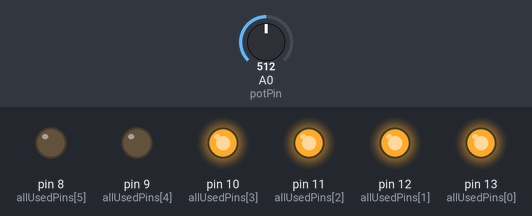
A sketch run on a simulated Arduino Uno, built with avr-gcc and run on an emulated ATmega328P. On the bench: output pins drawn as LEDs (lit = HIGH). The inputs (shaded band) are chosen by the test bench; at power-on: A0 (potPin) = 512.

Above: at 1.2 s.
1.3 s: A0 (potPin) set to 574
2.8 s: A0 (potPin) set to 596
At 3.4 s:
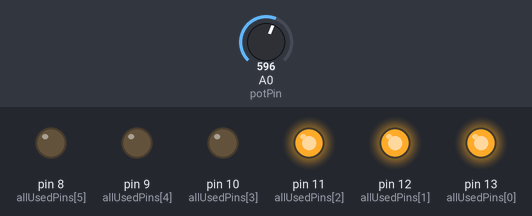
4.3 s: A0 (potPin) set to 306
At 4.8 s:
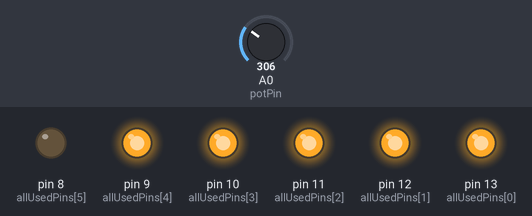
5.8 s: A0 (potPin) set to 284
At 6.1 s:
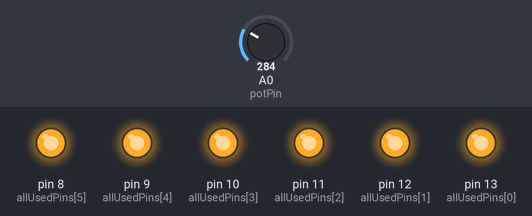
7.3 s: A0 (potPin) set to 900
At 8.5 s:
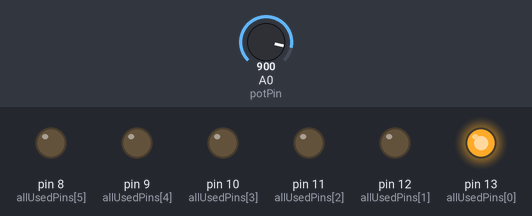
8.8 s: A0 (potPin) set to 887
10.3 s: A0 (potPin) set to 865
At 11.4 s:
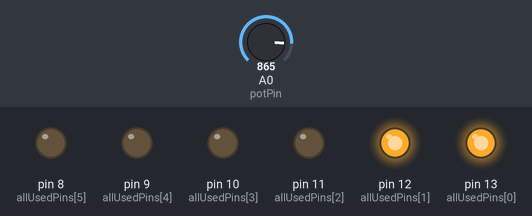
Timing chart, 0 to 12.8 s (numbered marks = the images above; inputs shaded):
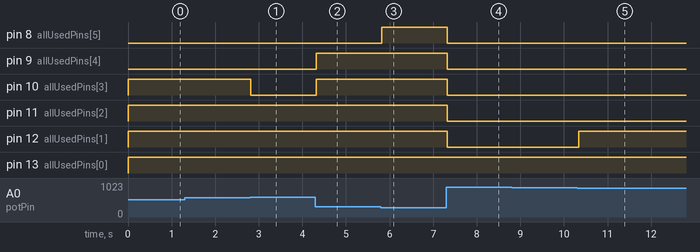

Measured:
- the behaviour switches between 584 and 585 on A0 (potPin) (found by bisection; images 0 and 1)
- the behaviour switches between 293 and 292 on A0 (potPin) (found by bisection; images 2 and 3)
- the behaviour switches between 877 and 876 on A0 (potPin) (found by bisection; images 4 and 5)
- after the input at 1.3 s, every drawn part: stays the same
- after the input at 2.8 s, pin 10 (allUsedPins[3]): HIGH → LOW at once
- after the input at 4.3 s, pin 9 (allUsedPins[4]), pin 10 (allUsedPins[3]): LOW → HIGH at once
- after the input at 5.8 s, pin 8 (allUsedPins[5]): LOW → HIGH at once
- after the input at 7.3 s, pin 8 (allUsedPins[5]), pin 9 (allUsedPins[4]), pin 10 (allUsedPins[3]), pin 11 (allUsedPins[2]), pin 12 (allUsedPins[1]): HIGH → LOW at once
- after the input at 8.8 s, every drawn part: stays the same
- after the input at 10.3 s, pin 12 (allUsedPins[1]): LOW → HIGH at once

The sketch:

opdracht_4.ino
```cpp
const int allUsedPins[] = {13, 12, 11, 10, 9, 8}; // Alle gebruikte pinnen.
const int potPin = A0; // Gebruikte pin voor de draai analoge.

void setup() {

  // Stelt alle pinnen in op OUTPUT.
  for (int i = 0; i < 6; i++) {
    pinMode(allUsedPins[i], OUTPUT);
  }

  pinMode(potPin, INPUT); // Stelt de pot pin in als INPUT.
}


void loop() {

  int potValue = analogRead(potPin); // Leest de waarde van de analoge.

  // Update de lichten via de analoge.
  updateLedLights(potValue);
  delay(50);
}

// Functie die bekijkt hoeveel LEDS er aan of uit gaan.
void updateLedLights(int potValue) {

  int getActiveLed = map(potValue, 0, 1023, 7, 0); // Zet de analoge waarde in om aantal LEDS lampjes aan of uit moet.

  // Gaat door alle LEDS lampjes heen
  for (int i = 0; i < 6; i++) {
    if (i < getActiveLed) {
      digitalWrite(allUsedPins[i], HIGH); // LED lampje gaan aan.
    } else {
      digitalWrite(allUsedPins[i], LOW); // LEDS lampje gaat uit.
    }
  }

}
```
